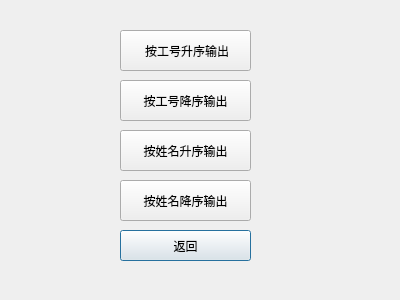
<?xml version="1.0" encoding="UTF-8"?>
<ui version="4.0">
 <class>studentinfo_overall</class>
 <widget class="QDialog" name="studentinfo_overall">
  <property name="geometry">
   <rect>
    <x>0</x>
    <y>0</y>
    <width>400</width>
    <height>300</height>
   </rect>
  </property>
  <property name="windowTitle">
   <string>Dialog</string>
  </property>
  <widget class="QPushButton" name="pushButton_5">
   <property name="geometry">
    <rect>
     <x>120</x>
     <y>230</y>
     <width>131</width>
     <height>31</height>
    </rect>
   </property>
   <property name="text">
    <string>返回</string>
   </property>
  </widget>
  <widget class="QPushButton" name="pushButton_4">
   <property name="geometry">
    <rect>
     <x>120</x>
     <y>180</y>
     <width>131</width>
     <height>41</height>
    </rect>
   </property>
   <property name="text">
    <string>按姓名降序输出</string>
   </property>
  </widget>
  <widget class="QPushButton" name="pushButton">
   <property name="geometry">
    <rect>
     <x>120</x>
     <y>30</y>
     <width>131</width>
     <height>41</height>
    </rect>
   </property>
   <property name="text">
    <string> 按工号升序输出</string>
   </property>
  </widget>
  <widget class="QPushButton" name="pushButton_2">
   <property name="geometry">
    <rect>
     <x>120</x>
     <y>80</y>
     <width>131</width>
     <height>41</height>
    </rect>
   </property>
   <property name="text">
    <string>按工号降序输出</string>
   </property>
  </widget>
  <widget class="QPushButton" name="pushButton_3">
   <property name="geometry">
    <rect>
     <x>120</x>
     <y>130</y>
     <width>131</width>
     <height>41</height>
    </rect>
   </property>
   <property name="text">
    <string>按姓名升序输出</string>
   </property>
  </widget>
 </widget>
 <resources/>
 <connections/>
</ui>
